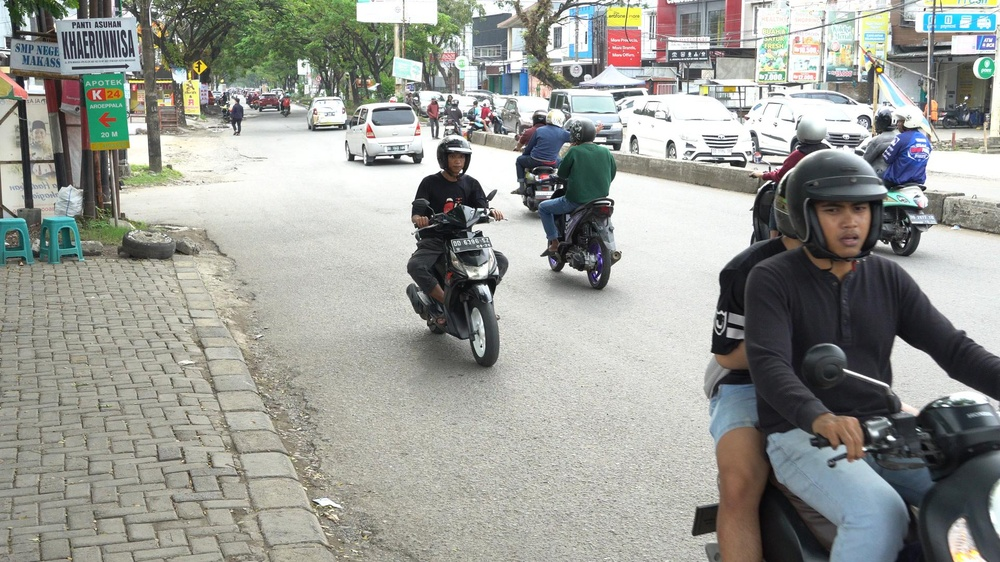
#> input picture samples/sample_plate1.jpg, 1000 x 562 px, shrunk from 1920 x 1080 before the run
$ python -i detector.py   (imports and definitions only)
#> lines starting #> are read from the running program, lines starting #| are printed output that depends on the picture; after the words box and inside, x2 and y2 are one past the last pixel; in counts of white or black regions, pixels touching at a corner belong together
#> further down, picture is the input picture: shape (562, 1000, 3); mean B, G, R 148.9, 154.8, 152.9
from pathlib import Path

import cv2
from ultralytics import YOLO

VEHICLE_CLASSES = {
    2: "car",
    3: "motorcycle",
    5: "bus",
    7: "truck",
}


class VehicleDetector:
    def __init__(self, model_path: str = "yolov8n.pt"):
        self.model = YOLO(model_path)

    def detect(self, image):
        results = self.model(image, verbose=False)
        vehicles = []
        if results and results[0].boxes is not None:
            boxes = results[0].boxes
            for box in boxes:
                cls_id = int(box.cls[0])
                if cls_id in VEHICLE_CLASSES:
                    x1, y1, x2, y2 = [int(v) for v in box.xyxy[0].tolist()]
                    vehicles.append(
                        {
                            "bbox": [x1, y1, x2, y2],
                            "label": VEHICLE_CLASSES[cls_id],
                            "confidence": round(float(box.conf[0]), 4),
                        }
                    )
        return vehicles


class PlateDetector:
    def __init__(self, model_path: str = "model/plate_model.pt"):
        self.model_path = Path(model_path)
        self.model = None
        if self.model_path.exists():
            self.model = YOLO(str(self.model_path))

    def detect(self, image):
        if self.model is not None:
            return self._detect_yolo(image)
        return self._detect_opencv(image)

    def _detect_yolo(self, image):
        results = self.model(image, verbose=False)
        plates = []
        if results and results[0].boxes is not None:
            for box in results[0].boxes:
                x1, y1, x2, y2 = [int(v) for v in box.xyxy[0].tolist()]
                plates.append(
                    {
                        "bbox": [x1, y1, x2, y2],
                        "confidence": round(float(box.conf[0]), 4),
                    }
                )
        return plates

    def _detect_opencv(self, image):
        gray = cv2.cvtColor(image, cv2.COLOR_BGR2GRAY)
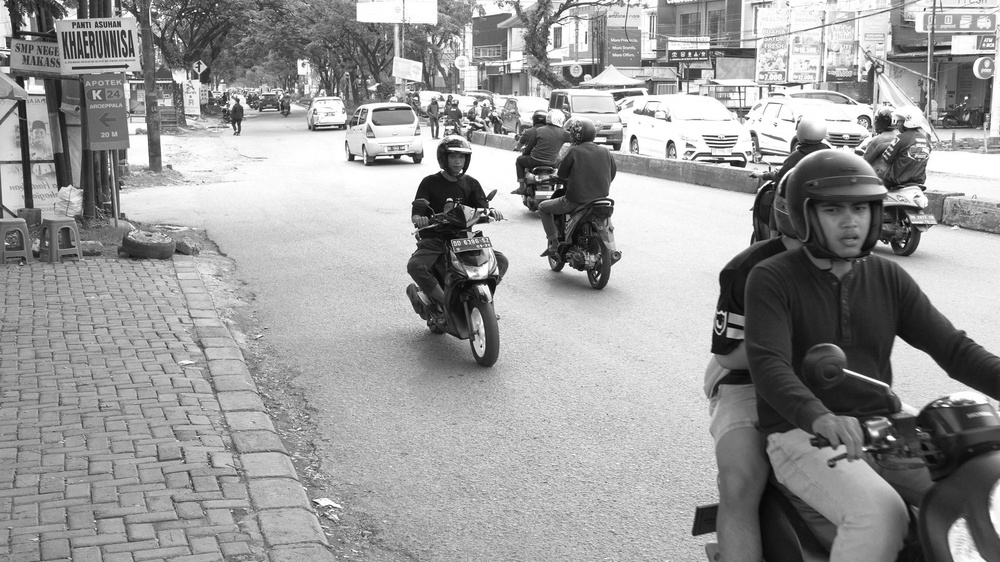
#> gray: shape (562, 1000); min 3, max 255, mean 153.6
        gray = cv2.bilateralFilter(gray, 11, 17, 17)
        edged = cv2.Canny(gray, 30, 200)
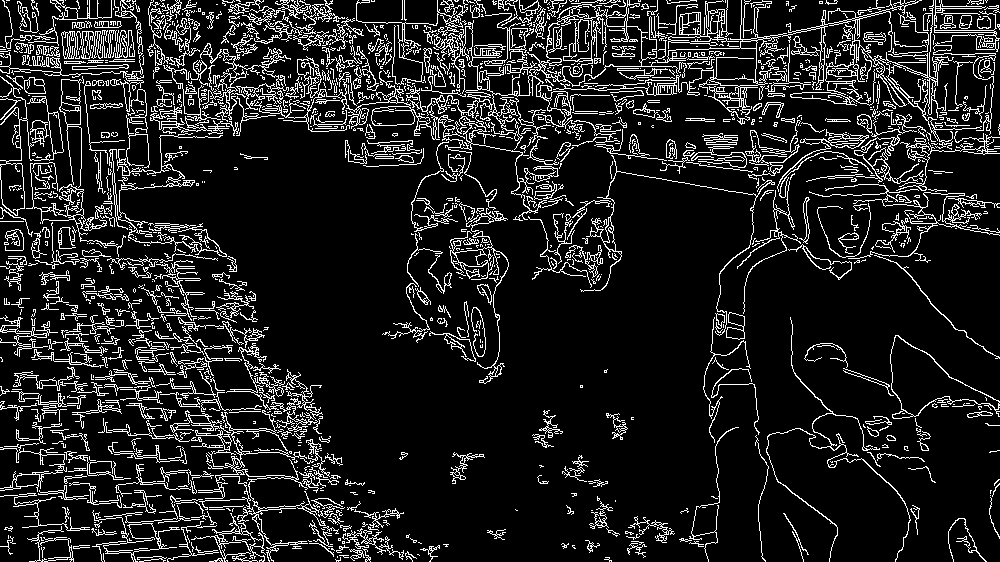
#> edged: shape (562, 1000); 12.6% white in thin lines or dots
        dilated = cv2.dilate(edged, cv2.getStructuringElement(cv2.MORPH_RECT, (5, 5)))
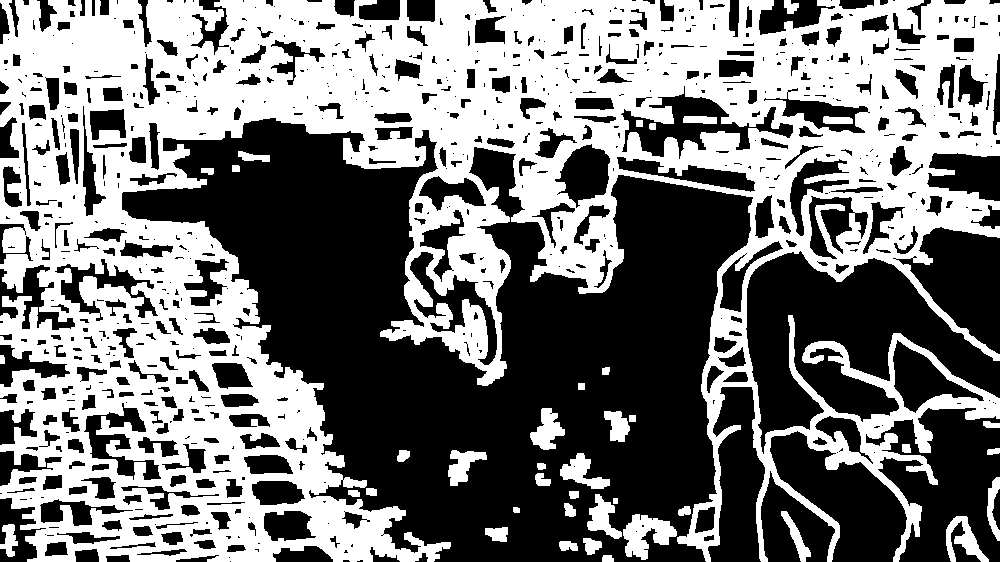
#> dilated: shape (562, 1000); 47.4% white; 40 white regions
        contours, _ = cv2.findContours(
            dilated, cv2.RETR_TREE, cv2.CHAIN_APPROX_SIMPLE
        )
#> contours = 788 contours, 364 with area under 20; largest, box (x1, y1, x2, y2) and area: (0, 0, 1000, 562) 323144, (620, 85, 794, 160) 4605, (409, 251, 498, 366) 2806, (892, 339, 985, 414) 2798, (83, 402, 162, 481) 2268
        contours = sorted(contours, key=cv2.contourArea, reverse=True)[:30]
#> contours = 30 contours; largest, box (x1, y1, x2, y2) and area: (0, 0, 1000, 562) 323144, (620, 85, 794, 160) 4605, (409, 251, 498, 366) 2806, (892, 339, 985, 414) 2798, (83, 402, 162, 481) 2268
        img_h, img_w = image.shape[:2]
#> img_h = 562; img_w = 1000
        plates = []
        for contour in contours:
            x, y, w, h = cv2.boundingRect(contour)
            if w < 60 or h < 16:
                continue
            aspect = w / float(h)
            area_ratio = (w * h) / float(img_h * img_w)
            if 2.0 <= aspect <= 6.0 and 0.002 <= area_ratio <= 0.2:
                plates.append({"bbox": [x, y, x + w, y + h], "confidence": 1.0})
#> this loop made 30 passes
#> (x, y, w, h) on passes 6, 10, 13, 14, 17, 18, 19, 21, 22, 23, 24, 25: (554, 143, 57, 66), (808, 195, 48, 65), (263, 510, 54, 32), (623, 514, 54, 46), (251, 480, 55, 26), (419, 209, 47, 74), (183, 258, 47, 49), (82, 105, 25, 112), (89, 108, 38, 33), (211, 362, 43, 28), (243, 454, 51, 21), (270, 39, 56, 47)
#> after the loop, plates = 4 items
        return plates

>>> import cv2
>>> picture = cv2.imread('../samples/sample_plate1.jpg')
>>> result = PlateDetector().detect(picture)
#> result = 4 items

$ run again, on samples/sample_plate2.jpg
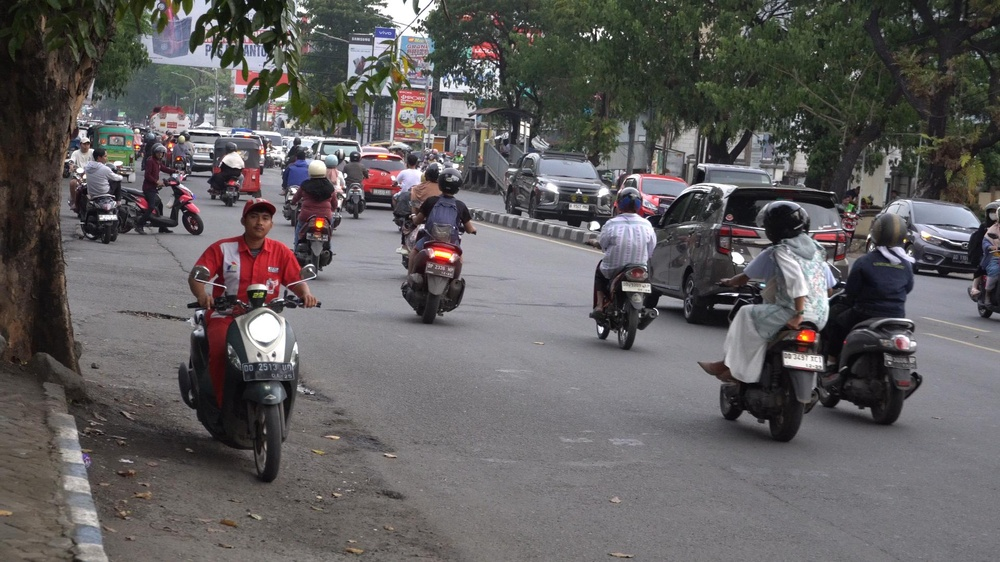
#> input picture samples/sample_plate2.jpg, 1000 x 562 px, shrunk from 1920 x 1080 before the run
#> picture is the input picture: shape (562, 1000, 3); mean B, G, R 94.5, 94.2, 96.9
#> in _detect_opencv, `edged = cv2.Canny(gray, 30, 200)`:
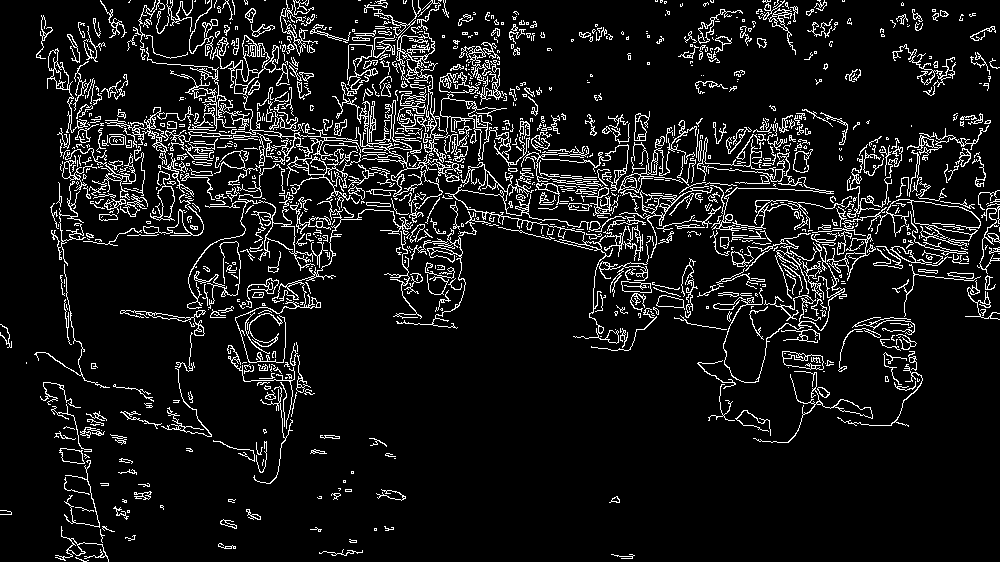
#> edged: shape (562, 1000); 9.1% white in thin lines or dots
#> in _detect_opencv, `dilated = cv2.dilate(edged, cv2.getStructuringElement(cv2.MORPH_RECT, ..`:
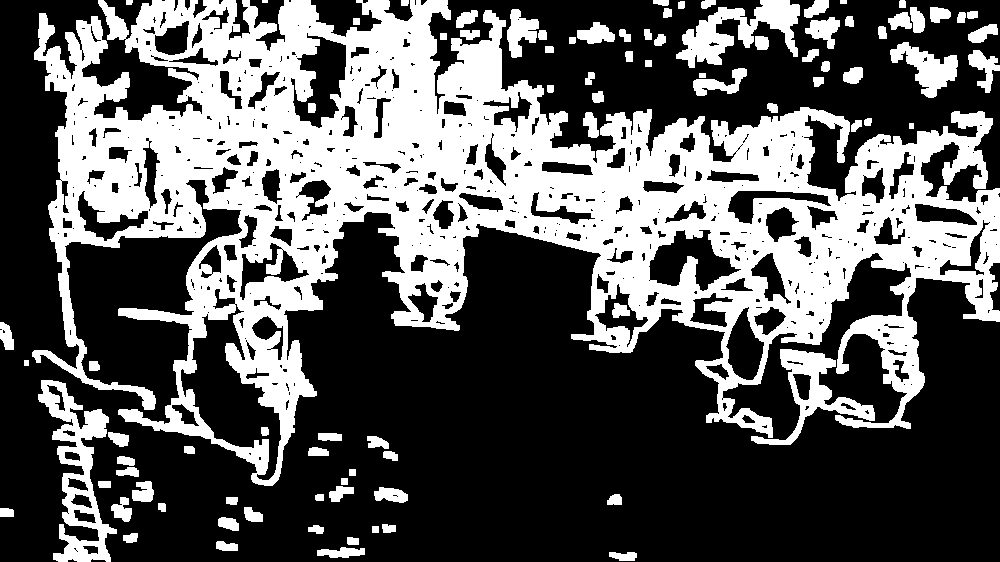
#> dilated: shape (562, 1000); 35.7% white; 90 white regions (1 under 20 px)
#> in _detect_opencv, `contours, _ = cv2.findContours( dilated, cv2.RETR_TREE, cv2.CHAIN_APPR..`: contours = 647 contours, 335 with area under 20; largest, box (x1, y1, x2, y2) and area: (32, 0, 1000, 486) 214700, (180, 303, 282, 481) 7438, (38, 380, 117, 562) 5534, (676, 0, 800, 68) 3378, (751, 349, 875, 445) 3143
#> in _detect_opencv, `contours = sorted(contours, key=cv2.contourArea, reverse=True)[:30]`: contours = 30 contours; largest, box (x1, y1, x2, y2) and area: (32, 0, 1000, 486) 214700, (180, 303, 282, 481) 7438, (38, 380, 117, 562) 5534, (676, 0, 800, 68) 3378, (751, 349, 875, 445) 3143
#> the loop in _detect_opencv, `for contour in contours:` made 30 passes
#> (x, y, w, h) on passes 6, 8, 13, 14, 16, 17, 18, 19: (290, 32, 57, 97), (725, 306, 40, 75), (594, 283, 55, 65), (750, 252, 42, 53), (154, 20, 36, 36), (507, 9, 32, 49), (689, 292, 45, 36), (765, 206, 35, 37)
#> after the loop in _detect_opencv, `for contour in contours:`: plates = 2 items
